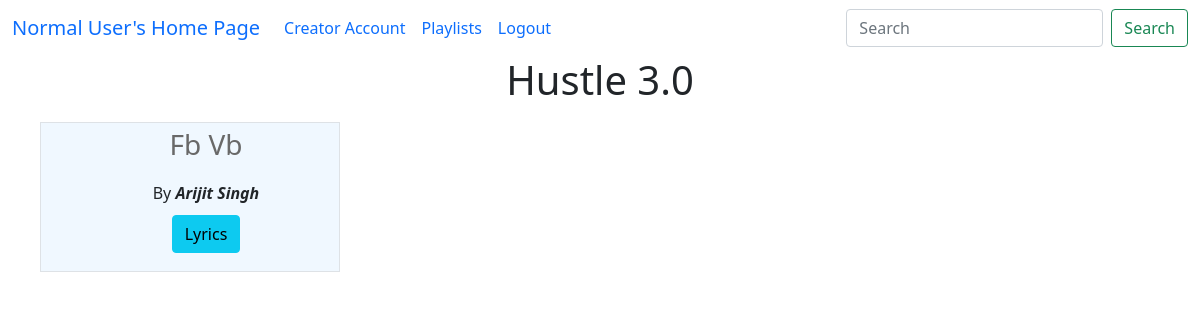
Page /album_songs/1/1 on the committed database.
### model1.py (models this page shows, shortened)
class Album(db.Model):
    album_id = db.Column(db.Integer, primary_key=True)
    album_name = db.Column(db.String(100), nullable=False)
    album_genre = db.Column(db.String(50))
    album_artist = db.Column(db.String(100))
    creator_id = db.Column(db.Integer, db.ForeignKey("user.user_id"))
    album_thumbnail = db.Column(db.String(255))
    album_flag = db.Column(db.Boolean,default=False)
    songs = db.relationship("Song", backref="albums",cascade="all, delete")
    creator = db.relationship("User", backref="albums")

class Song(db.Model):
    song_id = db.Column(db.Integer, primary_key=True)
    song_name = db.Column(db.String(100), nullable=False)
    song_artist = db.Column(db.String(100))
    song_language = db.Column(db.String(30))
    song_genre = db.Column(db.String(50))
    song_lyrics = db.Column(db.Text())   # variable string size
    song_duration = db.Column(db.Integer)  # in seconds
    release_date = db.Column(db.String(20))
    creator_id = db.Column(db.Integer, db.ForeignKey("user.user_id"), nullable=False)
    album_id = db.Column(db.Integer, db.ForeignKey("album.album_id") ,default=None)
    song_path = db.Column(db.String(255),default=None)
    song_thumbnail = db.Column(db.String(255),default=None)
    song_play_count = db.Column(db.Integer, default=0)
    song_flag = db.Column(db.Boolean,default=False)
    song_avg_rating = db.Column(db.Float(), default=0) # included later during devlopement
    creator = db.relationship("User", backref="songs")
    ratings= db.relationship("Rating",backref="song",cascade="all, delete")

### app.py (the view)
@app.route("/album_songs/<int:u_id>/<int:a_id>", methods=["GET", "POST"])
def album_songs(a_id, u_id):
    user = User.query.get(u_id)
    songs = Song.query.filter(Song.song_flag==False , Song.album_id==a_id).all()
    album = Album.query.get(a_id)
    return render_template(
        "album_songs.html", songs=songs, album=album, user=user
    )

### app.py (called while the page is built)
@app.context_processor
def search_processor():
    return {'searched': request.form.get("searched")}

### templates/album_songs.html (shortened to what this page needs)
<!doctype html>
<html lang="en">
<head>
    <link href="https://cdn.jsdelivr.net/npm/bootstrap@5.0.2/dist/css/bootstrap.min.css" rel="stylesheet"
>
</head>
<body>
    {% extends "general_user_navbar.html" %}
    {% block content %}
    <div class="container-fluid">
        <div class="container-fluid ">
            <h1 style="text-align: center;"><label for="songs">{{album.album_name}}</label></h1>
                {% if songs|length == 0 %}
                <h2>No Songs Available</h2>
                {% else %}
                <div class=" songs container text-center " id="songs">
                <div class="row row-cols-4">
                    {% for song in songs %}
                    <div id="song" class="col  border border-primary-subtle" style="text-transform: capitalize; ">
                        <ul type="none">
                            <li>
                                <p class="fs-3" ><a href="/play_song/{{user.user_id}}/{{song.song_id}}" style="text-decoration: none; color:dimgrey;" onmouseover="this.style.color='black'" onmouseout="this.style.color='dimgrey'" >{{song.song_name}}</a></p>
                            </li>
                            <li>by <b><i>{{song.song_artist}}</i></b></li>
                            <li style="margin: 10px;"><a class="btn btn btn-info"
                                    href="/user_song_lyrics/{{user.user_id}}/{{song.song_id}}" type="button">Lyrics</a></li>
                        </ul>
                    </div>
                    {% endfor %}
                </div>
                {% endif %}
            </div>
        </div>
    </div>
    {% endblock %}

### templates/album_songs.html (style rules this page uses)
.container-fluid { text-transform: capitalize; }
#song { width: 300px; height: 150px; margin: 10px; padding: auto; text-align: center; background-color: aliceblue; }

### rows in the picture
Album: album_name "Hustle 3.0"
Song: song_name "Fb Vb", song_artist "Arijit Singh"
